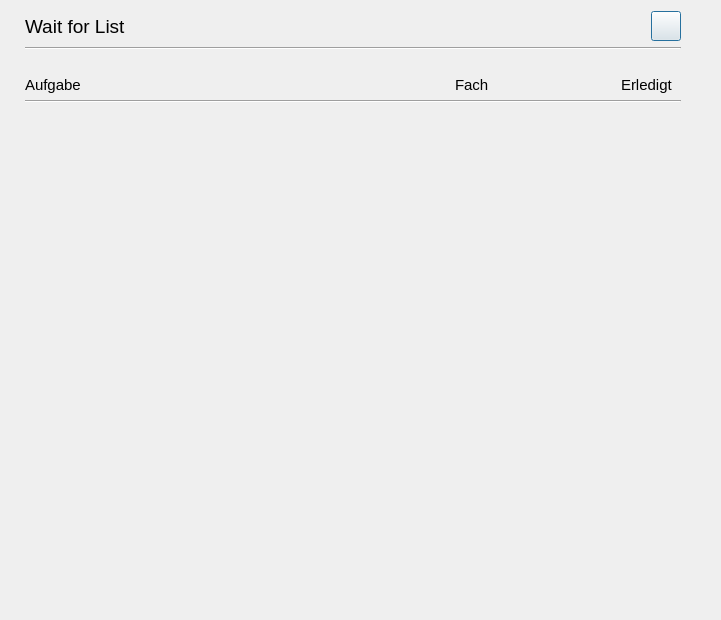
<?xml version="1.0" encoding="UTF-8"?>
<ui version="4.0">
 <class>WaitFor</class>
 <widget class="QDialog" name="WaitFor">
  <property name="geometry">
   <rect>
    <x>0</x>
    <y>0</y>
    <width>721</width>
    <height>620</height>
   </rect>
  </property>
  <property name="minimumSize">
   <size>
    <width>720</width>
    <height>620</height>
   </size>
  </property>
  <property name="windowTitle">
   <string>WaitFor</string>
  </property>
  <property name="layoutDirection">
   <enum>Qt::LeftToRight</enum>
  </property>
  <layout class="QVBoxLayout" name="verticalLayout">
   <property name="leftMargin">
    <number>0</number>
   </property>
   <property name="rightMargin">
    <number>0</number>
   </property>
   <item>
    <layout class="QVBoxLayout" name="verticalLayout_3">
     <property name="leftMargin">
      <number>25</number>
     </property>
     <property name="rightMargin">
      <number>40</number>
     </property>
     <item>
      <layout class="QHBoxLayout" name="horizontalLayout_12">
       <item>
        <widget class="QLabel" name="label_33">
         <property name="font">
          <font>
           <pointsize>14</pointsize>
           <weight>50</weight>
           <bold>false</bold>
          </font>
         </property>
         <property name="text">
          <string>Wait for List</string>
         </property>
        </widget>
       </item>
       <item>
        <spacer name="horizontalSpacer_9">
         <property name="orientation">
          <enum>Qt::Horizontal</enum>
         </property>
         <property name="sizeHint" stdset="0">
          <size>
           <width>40</width>
           <height>20</height>
          </size>
         </property>
        </spacer>
       </item>
       <item>
        <widget class="QPushButton" name="addnew_waitfor">
         <property name="minimumSize">
          <size>
           <width>30</width>
           <height>30</height>
          </size>
         </property>
         <property name="maximumSize">
          <size>
           <width>30</width>
           <height>30</height>
          </size>
         </property>
         <property name="styleSheet">
          <string notr="true"/>
         </property>
         <property name="text">
          <string/>
         </property>
         <property name="icon">
          <iconset resource="resources.qrc">
           <normaloff>:/images/icons/icon_add_new.png</normaloff>:/images/icons/icon_add_new.png</iconset>
         </property>
         <property name="iconSize">
          <size>
           <width>20</width>
           <height>20</height>
          </size>
         </property>
        </widget>
       </item>
      </layout>
     </item>
     <item>
      <widget class="Line" name="line">
       <property name="orientation">
        <enum>Qt::Horizontal</enum>
       </property>
      </widget>
     </item>
     <item>
      <layout class="QHBoxLayout" name="horizontalLayout_11">
       <property name="leftMargin">
        <number>0</number>
       </property>
       <property name="topMargin">
        <number>20</number>
       </property>
       <property name="rightMargin">
        <number>0</number>
       </property>
       <item>
        <widget class="QLabel" name="label_30">
         <property name="minimumSize">
          <size>
           <width>430</width>
           <height>0</height>
          </size>
         </property>
         <property name="maximumSize">
          <size>
           <width>16777215</width>
           <height>16777215</height>
          </size>
         </property>
         <property name="font">
          <font>
           <pointsize>11</pointsize>
          </font>
         </property>
         <property name="text">
          <string>Aufgabe</string>
         </property>
        </widget>
       </item>
       <item>
        <widget class="QLabel" name="label">
         <property name="minimumSize">
          <size>
           <width>160</width>
           <height>0</height>
          </size>
         </property>
         <property name="maximumSize">
          <size>
           <width>16777215</width>
           <height>16777215</height>
          </size>
         </property>
         <property name="font">
          <font>
           <pointsize>11</pointsize>
          </font>
         </property>
         <property name="text">
          <string>Fach</string>
         </property>
        </widget>
       </item>
       <item alignment="Qt::AlignRight">
        <widget class="QLabel" name="label_32">
         <property name="minimumSize">
          <size>
           <width>60</width>
           <height>0</height>
          </size>
         </property>
         <property name="maximumSize">
          <size>
           <width>60</width>
           <height>16777215</height>
          </size>
         </property>
         <property name="font">
          <font>
           <pointsize>11</pointsize>
          </font>
         </property>
         <property name="text">
          <string>Erledigt</string>
         </property>
        </widget>
       </item>
      </layout>
     </item>
     <item>
      <widget class="Line" name="line_2">
       <property name="orientation">
        <enum>Qt::Horizontal</enum>
       </property>
      </widget>
     </item>
    </layout>
   </item>
   <item>
    <widget class="QScrollArea" name="scrollArea">
     <property name="frameShape">
      <enum>QFrame::NoFrame</enum>
     </property>
     <property name="frameShadow">
      <enum>QFrame::Plain</enum>
     </property>
     <property name="widgetResizable">
      <bool>true</bool>
     </property>
     <widget class="QWidget" name="scrollAreaWidgetContents">
      <property name="geometry">
       <rect>
        <x>0</x>
        <y>0</y>
        <width>721</width>
        <height>499</height>
       </rect>
      </property>
      <layout class="QVBoxLayout" name="verticalLayout_2">
       <property name="leftMargin">
        <number>25</number>
       </property>
       <property name="topMargin">
        <number>0</number>
       </property>
       <property name="rightMargin">
        <number>25</number>
       </property>
       <property name="bottomMargin">
        <number>0</number>
       </property>
      </layout>
     </widget>
    </widget>
   </item>
  </layout>
 </widget>
 <layoutdefault spacing="6" margin="11"/>
 <resources>
  <include location="resources.qrc"/>
 </resources>
 <connections/>
</ui>
